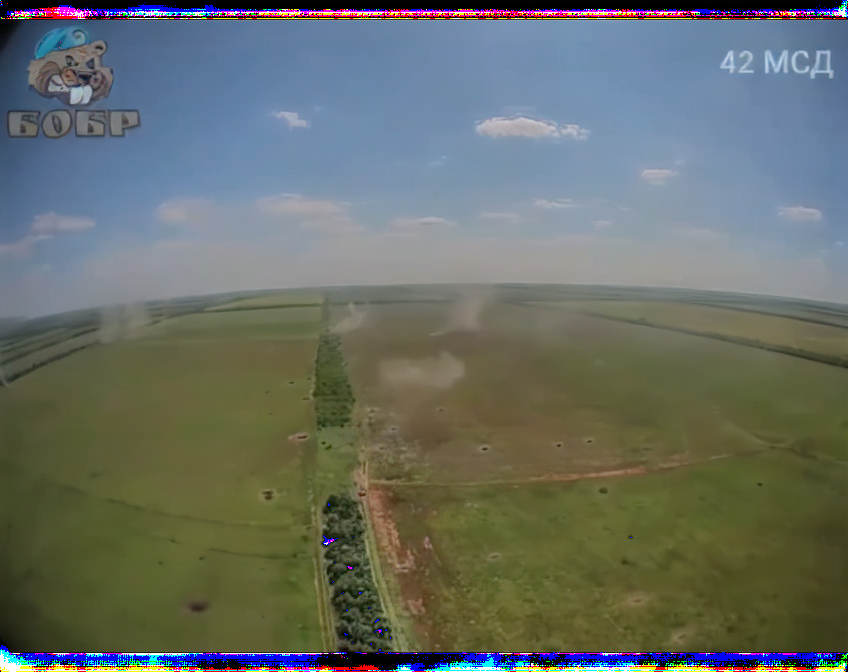
#> input picture outer_models/img_test/1_.png, 848 x 672 px
$ python -i image.py   (imports and definitions only)
#> lines starting #> are read from the running program, lines starting #| are printed output that depends on the picture; after the words box and inside, x2 and y2 are one past the last pixel; in counts of white or black regions, pixels touching at a corner belong together
#> further down, picture is the input picture: shape (672, 848, 3); mean B, G, R 102.5, 109.6, 103.2
"""
Module for image processing functions
"""
from typing import List
import cv2
import numpy as np


# [17 lines of commented-out code are left out]

def make_contour_opencv(image: np.ndarray) -> np.ndarray:
    """
    Baseline contour in GRAY format
    """
    gray_image = np.full((512, 512), 0, dtype=np.uint8)
    # print(img)
    img = np.array(image)
    image_for_mask = img.copy()

    imgray = cv2.cvtColor(image_for_mask, cv2.COLOR_BGR2GRAY)
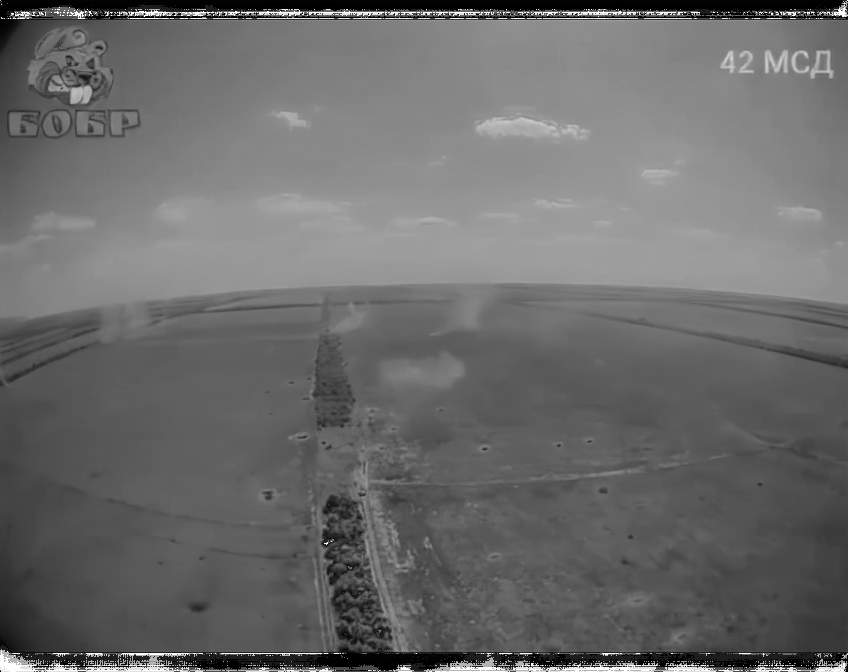
#> imgray: shape (672, 848); min 0, max 255, mean 106.9

    _, thresh = cv2.threshold(imgray, 127, 255, 0)
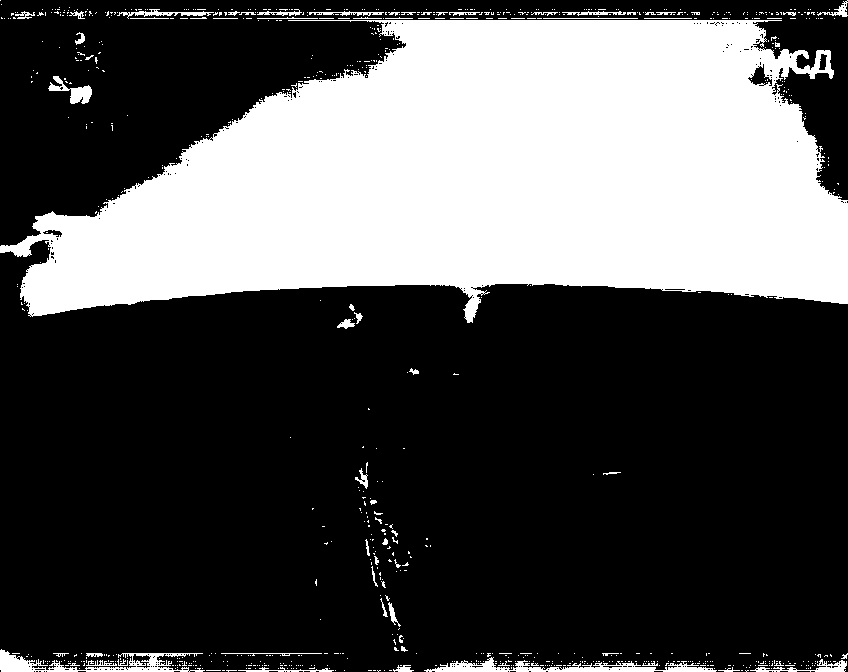
#> thresh: shape (672, 848); 31.8% white; 801 white regions (738 under 20 px)
    contours, _ = cv2.findContours(thresh, cv2.RETR_TREE, cv2.CHAIN_APPROX_SIMPLE)
#> contours = 1138 contours, 1106 with area under 20; largest, box (x1, y1, x2, y2) and area: (0, 20, 848, 323) 170566, (0, 649, 205, 672) 1474, (424, 657, 717, 672) 1408, (48, 76, 92, 104) 402, (750, 659, 847, 672) 301

    mask_image = cv2.drawContours(gray_image, contours, -1, (255, 255, 255), 1)
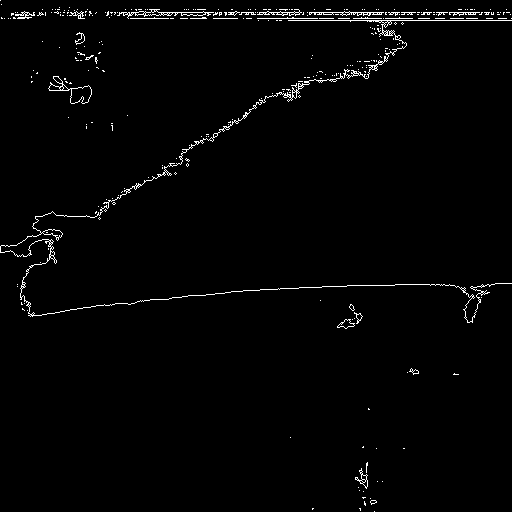
#> mask_image: shape (512, 512); 1.6% white in thin lines or dots

    mask_image = cv2.resize(mask_image, (512, 512))

    mask_image = cv2.cvtColor(mask_image, cv2.COLOR_GRAY2RGB)
#> mask_image: shape (512, 512, 3); 1.6% white in thin lines or dots

    return mask_image

def make_contour_image(image: np.ndarray) -> np.ndarray:
    """
    Takes rgb image, returns contour in GRAY format
    # TODO: check contour format
    """
    return make_contour_opencv(image)


def make_contours_images(images: List[np.ndarray]) -> List[np.ndarray]:
    """
    Takes list of images returns list of contours
    """
    return [make_contour_image(image) for image in images]

>>> import cv2
>>> picture = cv2.imread('../../outer_models/img_test/1_.png')
>>> result = make_contour_opencv(picture)
